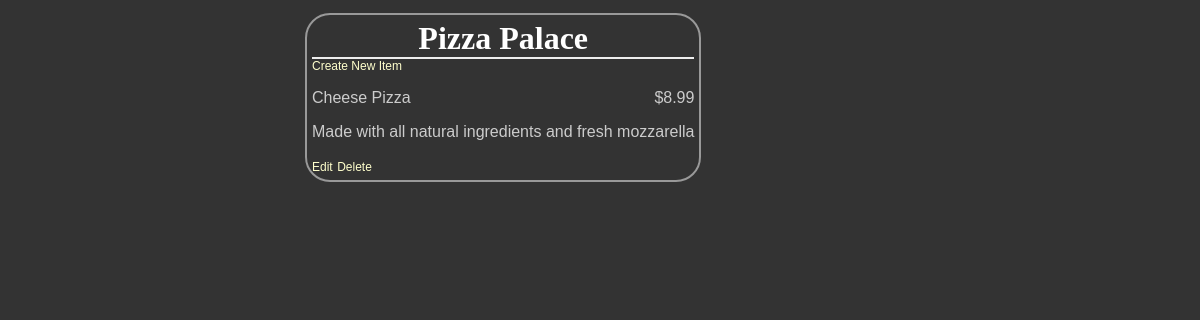
Page /restaurants/1/ on the committed database.
### database_setup.py (models this page shows)
class Restaurant(Base):
    __tablename__ = 'restaurant'
    name = Column(String(80), nullable = False)
    id = Column(Integer, primary_key = True)

class MenuItem(Base):
    __tablename__ = 'menu_item'
    name = Column(String(80), nullable = False)
    id = Column(Integer, primary_key = True)
    course = Column(String(250))
    description = Column(String(250))
    price = Column(String(8))
    restaurant_id = Column(Integer, ForeignKey('restaurant.id'))
    restaurant = relationship(Restaurant)

### project.py (the view)
@app.route('/')
@app.route('/restaurants/<int:restaurant_id>/')
def restaurantMenu(restaurant_id):
    restaurant = session.query(Restaurant).filter_by(id=restaurant_id).one()
    items = session.query(MenuItem).filter_by(restaurant_id=restaurant.id)
    return render_template('menu.html', restaurant = restaurant, items = items)

### templates/menu.html (shortened to what this page needs)
<html>
<head>
	<link rel=stylesheet type=text/css href="{{ url_for('static', filename='styles.css') }}">
	</head>
	<body>
	<div class = 'pane'>
		<div class = 'header'>
		<h1>{{ restaurant.name }}</h1>
	</div>
	<a href = '{{url_for('newMenuItem', restaurant_id = restaurant.id) }}'>Create New Item</a>
		{% for i in items %}
    <div class = 'nameAndPrice'>
		<span class = 'name'><p>{{i.name}}</p></span>
		<span class = 'price'>
		<p>{{i.price}} </p>
	</span>
	</div>
	<div class = 'description'>
		<p>{{i.description}}</p>
	</div>
	<div class = "editdeletepane">
	<a href='{{url_for('editMenuItem', restaurant_id = restaurant.id, menu_id=i.id)}}' >Edit</a>
	<a href='{{url_for('deleteMenuItem', restaurant_id = restaurant.id, menu_id=i.id)}}' >
	Delete</a>
	</div>
		{% endfor %}
</div>
	</body>
</html>

### static/styles.css (style rules this page uses)
body { font-family: sans-serif; background-color: #333333 }
h1, h2, h3, h4 { color: #ffffff; }
h1, h2 { font-family: 'georgia', serif; margin: 0; }
h1 { border-bottom: 2px solid #eee; }
p, dd, dt { color: #cccccc; }
a { text-decoration: none; color: #ffffcc; font-size: .75em; }
.pane { position: absolute; left: 25%; border: 2px solid; border-radius: 25px; padding: 5px; margin: 5px; border-color: #999999; background-color: #333333 }
.header { left: 50%; text-align: center; }
.name { width: 50%; display: inline-block; float: left; }
.price { text-align: right; width: 50%; float: right; }

### rows in the picture
Restaurant: name "Pizza Palace"
MenuItem: name "Cheese Pizza", price "$8.99", description "Made with all natural ingredients and fresh mozzarella"
